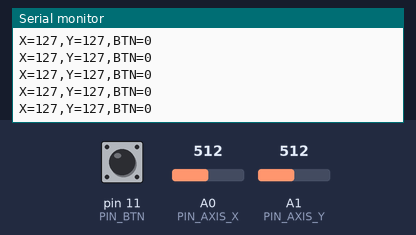
A sketch run on a simulated Arduino Uno, built with avr-gcc and run on an emulated ATmega328P. Parts: the last lines printed to the serial monitor. The test bench sets the inputs (shaded band); at power-on: A0 (PIN_AXIS_X) = 512, A1 (PIN_AXIS_Y) = 512, pin 11 (PIN_BTN) HIGH.

Above: at 1.2 s.
1.3 s: A0 (PIN_AXIS_X) set to 415
At 1.9 s:
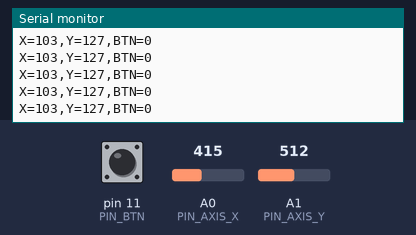
4.3 s: A0 (PIN_AXIS_X) set to 385
At 5.2 s:
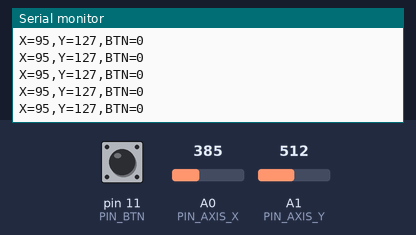
7.3 s: A1 (PIN_AXIS_Y) set to 410
At 7.8 s:
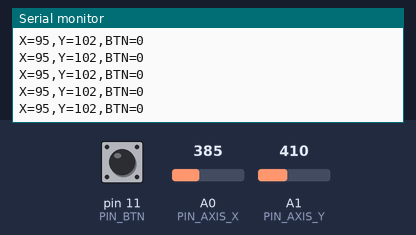
10.3 s: A1 (PIN_AXIS_Y) set to 390
At 10.8 s:
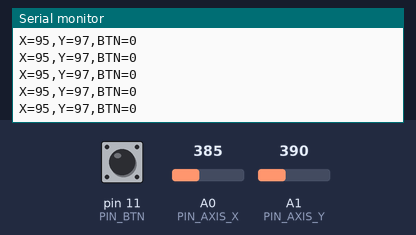
Timing chart, 0 to 13.3 s (numbered marks = the images above; inputs shaded):
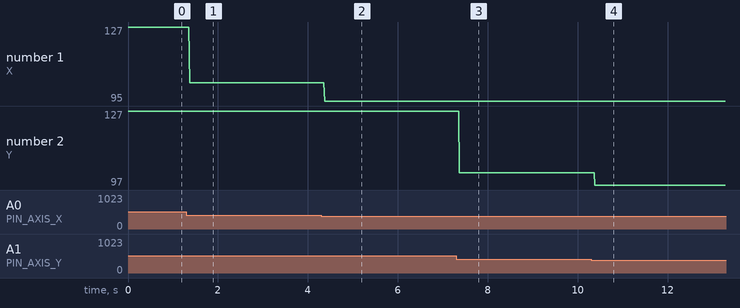

Measured:
- after the input at 1.3 s, the serial monitor: prints a new line after 0.07 s (image 1)
- after the input at 4.3 s, the serial monitor: prints a new line after 0.07 s (image 2)
- after the input at 7.3 s, the serial monitor: prints a new line after 0.07 s (image 3)
- after the input at 10.3 s, the serial monitor: prints a new line after 0.08 s (image 4)
- plotted number 1: 127 → 103 after the input at 1.3 s, 103 → 95 after the input at 4.3 s
- plotted number 2: 127 → 102 after the input at 7.3 s, 102 → 97 after the input at 10.3 s

The sketch:

Joystick.ino
```cpp
//#define RAW_DATA 1
#include <Arduino.h>

/*
http://tixer.ru/catalog/modules/Joysticks-btns/modul_dzhoystika/

*/

#define PIN_AXIS_X  A0
#define PIN_AXIS_Y  A1
#define PIN_BTN     11

void setup()
{
  pinMode(PIN_AXIS_X, INPUT);
  pinMode(PIN_AXIS_Y, INPUT);
  pinMode(PIN_BTN, INPUT_PULLUP);
  // Serial
  Serial.begin(9600);
  while (!Serial) {}
  Serial.println(F("Start"));
}

void loop()
{
#ifdef RAW_DATA
  int x = analogRead(PIN_AXIS_X);
  int y = analogRead(PIN_AXIS_Y);
  int btn = !digitalRead(PIN_BTN);
  Serial.print("X=");
  Serial.print(x);
  Serial.print(",Y=");
  Serial.print(y);
  Serial.print(",BTN=");
  Serial.print(btn);
  Serial.println();
#else
  int x = map(analogRead(PIN_AXIS_X), 0, 1023, 0, 255);
  int y = map(analogRead(PIN_AXIS_Y), 0, 1023, 0, 255);
  int btn = !digitalRead(PIN_BTN);
  Serial.print("X=");
  Serial.print(x);
  Serial.print(",Y=");
  Serial.print(y);
  Serial.print(",BTN=");
  Serial.print(btn);
  Serial.println();
#endif
}
```
